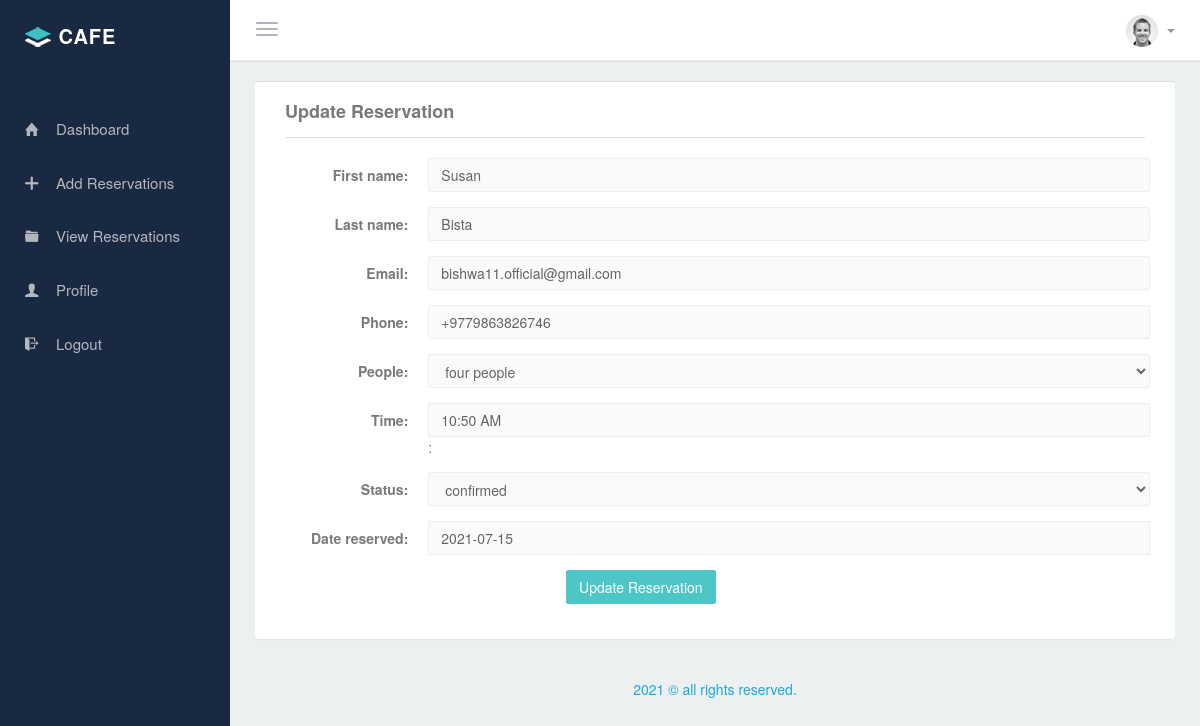
The page /emp/update-reservation/1/ on the database its author committed.
### project/models.py (models this page shows, shortened)
class Reservation(models.Model):
    first_name = models.CharField(max_length=200)
    last_name = models.CharField(max_length=200)
    email = models.EmailField()
    phone = PhoneNumberField(blank=True)
    one = '1'
    two = '2'
    three = '3'
    four = '4'
    five = '5'
    people_choices = (
        (one, 'one person'), (two, 'two people'),
        (three, 'three people'), (four, 'four people'), (five, 'five  people')
    )
    people = models.CharField(
        max_length=1, choices=people_choices, default=one)
    time = models.TimeField()
    date_reserved = models.DateField()
    date_booked = models.DateTimeField(auto_now_add=True)
    pending = "pending"
    confirmed = "confirmed"
    status_choices = ((pending, "pending"), (confirmed, "confirmed"))
    status = models.CharField(
        max_length=10, choices=status_choices, default=pending)
    comment = models.TextField(blank=True)

### project/views.py (the view)
def UpdateReservation(request, pk):
    resev = Reservation.objects.get(id=pk)
    form = ReservationForm(instance=resev)
    if request.method =='POST':
        form = ReservationForm(request.POST, instance=resev)
        if form.is_valid():
            form.save()
            messages.info(request, 'Place Reservation.')
    context = {'form':form}
    return render(request, 'super/update_reserve.html', context)

### project/forms.py
class ReservationForm(forms.ModelForm):
    time = forms.CharField(
        widget=forms.TextInput(attrs={'id': 'timepicker',
                                      'class': 'input-group'}))
    date_reserved = forms.DateField(widget=forms.TextInput(
        attrs={'placeholder': 'mm-dd-yyyy',
               'id': 'datepicker'}), required=True,)
    class Meta:
        model = Reservation
        fields = ['first_name', 'last_name',
                  'email', 'people', 'time',
                  'phone', 'date_reserved', 'status']

### project/templates/super/update_reserve.html (shortened to what this page needs)
{% extends "super/base.html" %}
{% load i18n widget_tweaks %}
{% load static %}
{% block extra_head %}
        <link rel="stylesheet" type="text/css" href="{% static 'assets/bootstrap-wysihtml5/bootstrap-wysihtml5.css' %}" />
         <link href="{% static 'assets/timepicker/bootstrap-timepicker.min.css' %}" rel="stylesheet" />
        <link href="{% static 'assets/timepicker/bootstrap-datepicker.min.css' %}" rel="stylesheet" />
        <link href="{% static 'assets/summernote/summernote.css' %}" rel="stylesheet" />
        <link rel="stylesheet" type="text/css" href="{% static 'assets/jquery-multi-select/multi-select.css' %}" />
{% endblock %}
{% block content %}
            <div class="wraper container-fluid">
                <div class="row">
                    <div class="col-sm-12">
                        <div class="panel panel-default">
                            <div class="panel-heading"><h3 class="panel-title"> Update Reservation</h3></div>
                            <div class="panel-body">
                                <form class="form-horizontal" role="form" method="post" enctype="multipart/form-data">
                                    <div class="form-group">
                                        <label class="col-md-2 control-label">{{ form.first_name.label }}:</label>
                                        <div class="col-md-10">
                                            {{ form.first_name|attr:"class:form-control" }}
                                        </div>
                                    </div>
                                    <div class="form-group">
                                        <label class="col-md-2 control-label">{{ form.last_name.label }}:</label>
                                        <div class="col-md-10">
                                            {{ form.last_name|attr:"class:form-control" }}
                                        </div>
                                    </div>
                                    <div class="form-group">
                                        <label class="col-md-2 control-label">{{ form.email.label }}:</label>
                                        <div class="col-md-10">
                                            {{ form.email | attr:"class:form-control"  }}
                                        </div>
                                    </div>
                                    <div class="form-group">
                                        <label class="col-md-2 control-label">{{ form.phone.label }}:</label>
                                        <div class="col-md-10">
                                            {{ form.phone | attr:"class:form-control"   }}
                                        </div>
                                    </div>
                                    <div class="form-group">
                                        <label class="col-md-2 control-label">{{ form.people.label }}:</label>
                                        <div class="col-md-10">
                                            {{ form.people| attr:"class:form-control" }}
                                        </div>
                                    </div>
                                    <div class=" form-group ">
                                    <div class="input-group col-lg-12 ">
                                        <label class="col-md-2 control-label">{{ form.time.label}}:</label>
                                        <div class="col-md-10">
                                    <div class="bootstrap-timepicker">
                                      {{ form.time| attr:"class:form-control" }}:                                    </div>
                                </div>                                        </div>
                                </div>
                                      <div class="form-group">
                                        <label class="col-md-2 control-label">{{ form.status.label}}:</label>
                                        <div class="col-md-10">
                                            {{ form.status| attr:"class:form-control" }}
                                        </div>
                                    </div>
                                   <div class=" form-group ">
                                    <div class="input-group col-lg-12 ">
                                        <label class="col-md-2 control-label">{{ form.date_reserved.label}}:</label>
                                        <div class="col-md-10">
                                    <div class="bootstrap-timepicker">
                                      {{ form.date_reserved| attr:"class:form-control" }}                                    </div>
                                </div>                                        </div>
                                </div>
                                    <div class="form-group">
                                    <div class="col-md-10">
                                        <center><button class="btn btn-primary" type="submit">Update Reservation</button></center>
                                        </div>
                                    </div>
                            </div>
                        </div>
                    </div>
                </div>
            </div>
{% endblock %}

### project/static/css/style.css (style rules this page uses)
body { color: #797979; background-color: #edf0f0; font-family: 'Source Sans Pro', 'Helvetica Neue', Helvetica, Arial, sans-serif; padding: 0px !important; margin: 0px !important; font-size: 14px; }
html { overflow-x: hidden; position: relative; min-height: 100%; }
body, html { overflow-x: hidden; }
.content > .container-fluid { padding-left: 25px; padding-right: 25px; }
.wraper { padding-top: 20px; padding-bottom: 20px; min-height: 550px; }

### project/static/css/helper.css (style rules this page uses)
.bx-s, .panel, .portlet, .nav.nav-tabs+.tab-content, .tabs-vertical-env .tab-content, .widget-panel, .profile-widget, .profile-widget img, .tiles, .tile-stats, .mini-stat, header { -webkit-box-shadow: 0 1px 1px rgba(0, 0, 0, 0.05); -moz-box-shadow: 0 1px 1px rgba(0, 0, 0, 0.05); box-shadow: 0 1px 1px rgba(0, 0, 0, 0.05); }

### rows shown on the page
Reservation: first_name "Susan", last_name "Bista", email "bishwa11.official@gmail.com", phone "+9779863826746", people "four people", time "10:50 AM", status "confirmed", date_reserved "2021-07-15"
